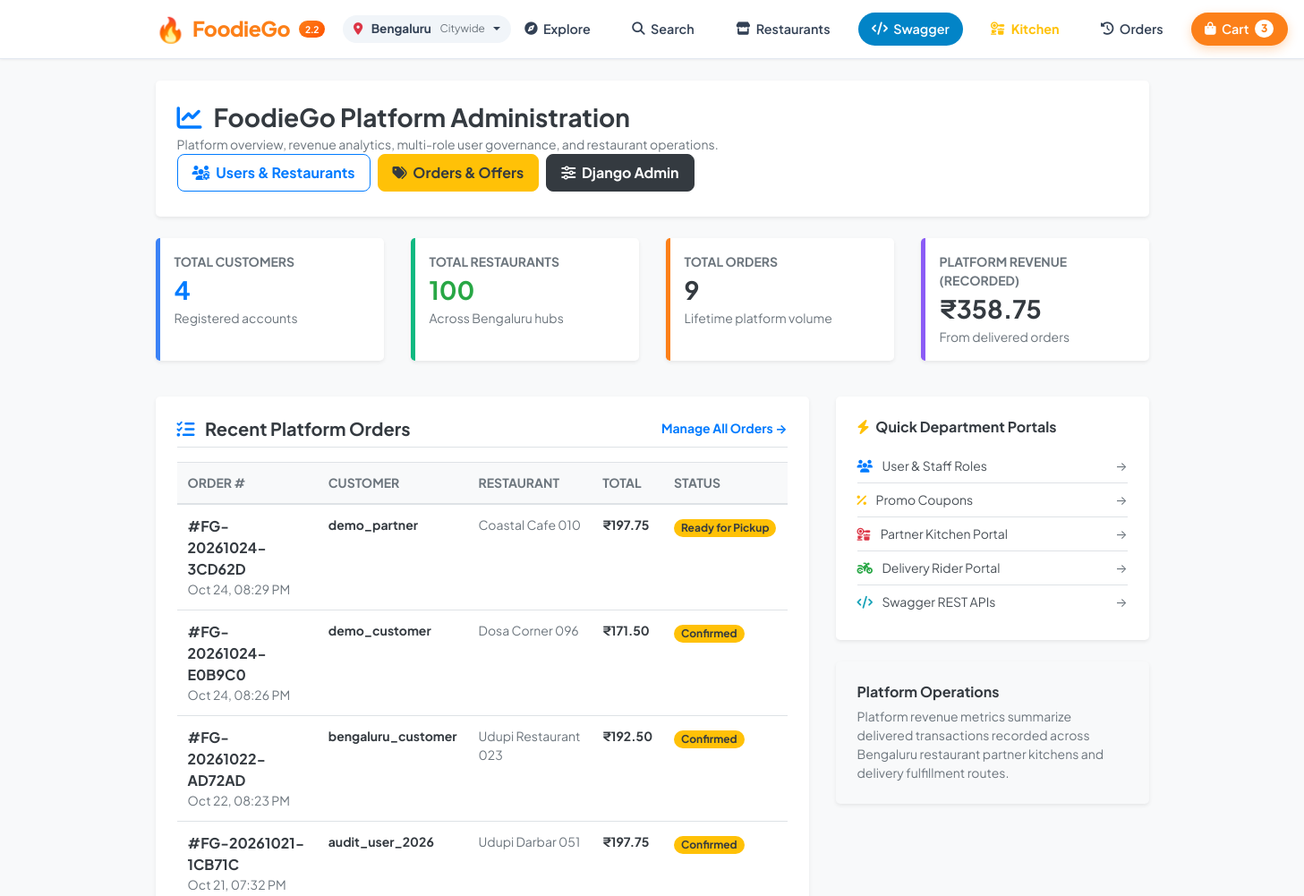
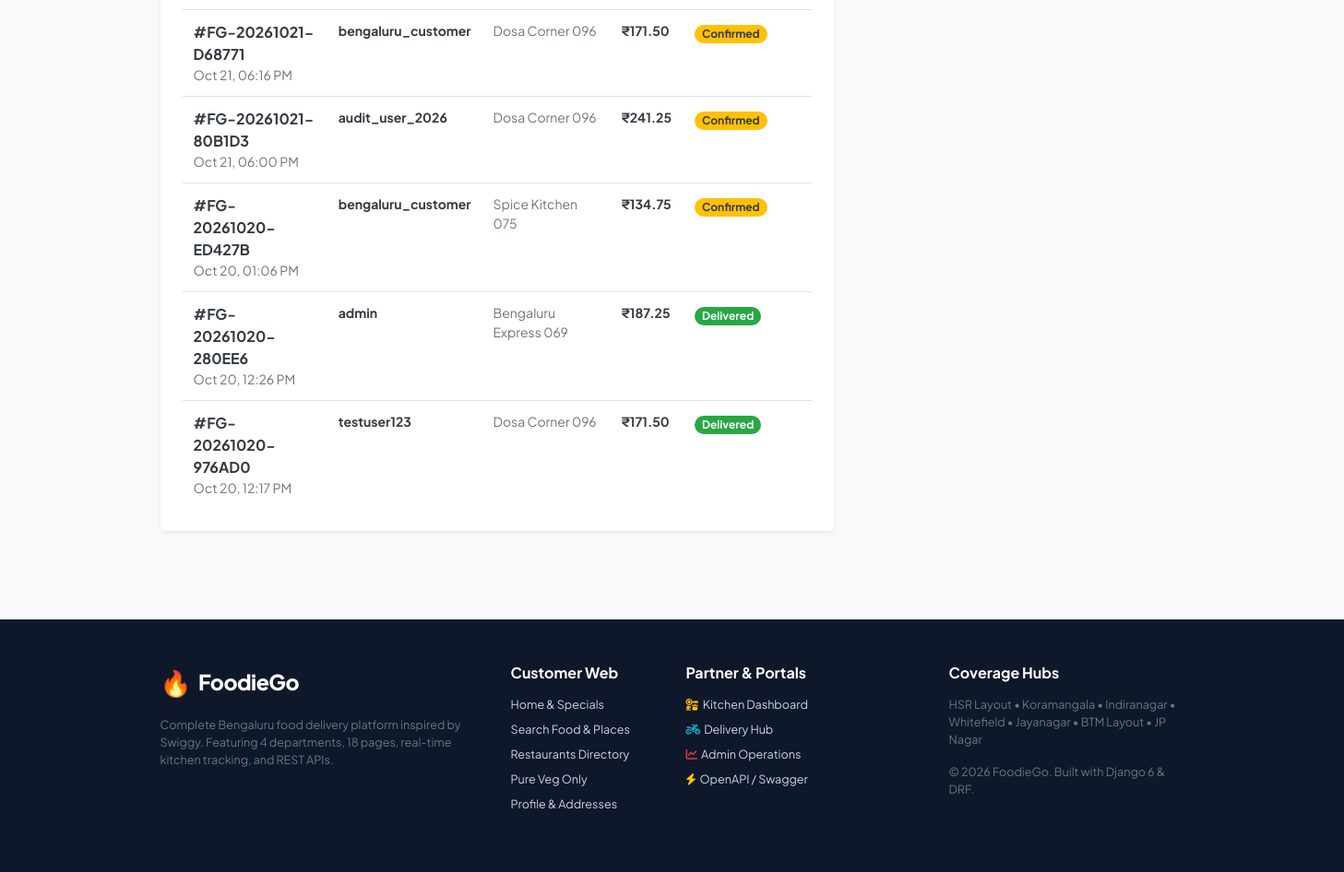
Screenshot of /admin-portal/ (signed in) with the database file from the repository (2 pictures, top to bottom).
### main/models.py (models this page shows, shortened)
class Order(models.Model):
    ORDER_STATUS = (
        ('Confirmed', 'Confirmed'),
        ('Accepted', 'Accepted'),
        ('Preparing', 'Preparing'),
        ('Ready for Pickup', 'Ready for Pickup'),
        ('Picked Up', 'Picked Up'),
        ('Out for Delivery', 'Out for Delivery'),
        ('Delivered', 'Delivered'),
        ('Cancelled', 'Cancelled'),
        ('Active', 'Active'),  # For backwards compatibility with initial orders
    )
    order_number = models.CharField(max_length=50, unique=True, db_index=True)
    user = models.ForeignKey(User, on_delete=models.CASCADE, related_name='customer_orders')
    restaurant = models.ForeignKey(Restaurant, on_delete=models.SET_NULL, null=True, blank=True, related_name='orders')
    assigned_delivery_partner = models.ForeignKey(User, on_delete=models.SET_NULL, null=True, blank=True, related_name='assigned_deliveries')
    coupon = models.ForeignKey(Coupon, on_delete=models.SET_NULL, null=True, blank=True, related_name='used_orders')
    discount_amount = models.FloatField(default=0.0)
    delivery_address = models.TextField(default='Bengaluru, Karnataka')
    contact_phone = models.CharField(max_length=30, blank=True, default='')
    order_instructions = models.CharField(max_length=255, blank=True, default='')
    subtotal = models.FloatField(default=0.0)
    delivery_fee = models.FloatField(default=0.0)
    tax_amount = models.FloatField(default=0.0)
    total_amount = models.FloatField(default=0.0)
    status = models.CharField(max_length=30, choices=ORDER_STATUS, default='Confirmed', db_index=True)
    payment_method = models.CharField(max_length=50, default='Cash on Delivery (DEMO)')
    is_paid = models.BooleanField(default=False)
    razorpay_order_id = models.CharField(max_length=100, blank=True, null=True, db_index=True)
    razorpay_payment_id = models.CharField(max_length=100, blank=True, null=True, db_index=True)
    razorpay_signature = models.CharField(max_length=255, blank=True, null=True)
    rejection_reason = models.CharField(max_length=255, blank=True, default='')
    created_at = models.DateTimeField(default=timezone.now)
    accepted_at = models.DateTimeField(null=True, blank=True)
    ready_at = models.DateTimeField(null=True, blank=True)
    picked_up_at = models.DateTimeField(null=True, blank=True)
    delivery_date = models.DateTimeField(null=True, blank=True)
    cancelled_at = models.DateTimeField(null=True, blank=True)
    class Meta:
        ordering = ['-created_at']
        verbose_name = 'Order'
        verbose_name_plural = 'Orders'

class Restaurant(models.Model):
    owner = models.ForeignKey(User, on_delete=models.SET_NULL, null=True, blank=True, related_name='owned_restaurants')
    demo_id = models.IntegerField(unique=True, null=True, blank=True, db_index=True)
    name = models.CharField(max_length=200)
    slug = models.SlugField(max_length=250, unique=True)
    area = models.CharField(max_length=150, db_index=True)
    city = models.CharField(max_length=100, default='Bengaluru')
    state = models.CharField(max_length=100, default='Karnataka')
    cuisine = models.CharField(max_length=150, db_index=True)
    rating = models.FloatField(default=4.0)
    rating_count = models.IntegerField(default=0)
    average_cost_for_two = models.FloatField(default=300.0)
    estimated_delivery_minutes = models.IntegerField(default=30)
    delivery_fee = models.FloatField(default=0.0)
    latitude = models.FloatField(null=True, blank=True)
    longitude = models.FloatField(null=True, blank=True)
    is_open = models.BooleanField(default=True)
    opening_time = models.CharField(max_length=20, default='08:00 AM')
    closing_time = models.CharField(max_length=20, default='11:00 PM')
    contact_phone = models.CharField(max_length=30, blank=True, default='+91 80 2345 6789')
    address_details = models.TextField(blank=True, default='')
    is_approved = models.BooleanField(default=True)
    image_url = models.URLField(max_length=500, blank=True, default='')
    image = models.ImageField(upload_to='restaurant_images/', blank=True, null=True)
    data_type = models.CharField(max_length=50, default='SYNTHETIC_DEMO')
    created_at = models.DateTimeField(default=timezone.now)
    class Meta:
        ordering = ['-rating', 'name']
        verbose_name = 'Restaurant'
        verbose_name_plural = 'Restaurants'

### main/views.py (the view)
# urls.py: path('admin-portal/', views.admin_portal_overview, name='admin_portal_overview'),
@login_required
@admin_required
def admin_portal_overview(request):
    total_customers = User.objects.filter(profile__role='CUSTOMER').count() or User.objects.count()
    total_restaurants = Restaurant.objects.count()
    total_orders = Order.objects.count()
    platform_revenue = Order.objects.filter(status='Delivered').aggregate(Sum('total_amount'))['total_amount__sum'] or 0.0
    active_orders = Order.objects.filter(
        status__in=['Confirmed', 'Accepted', 'Preparing', 'Ready for Pickup', 'Picked Up', 'Out for Delivery', 'Active']
    ).count()
    active_deliveries = Order.objects.filter(status__in=['Picked Up', 'Out for Delivery']).count()
    recent_orders = Order.objects.all().order_by('-created_at')[:10]
    context = {
        'total_customers': total_customers,
        'total_restaurants': total_restaurants,
        'total_orders': total_orders,
        'platform_revenue': round(platform_revenue, 2),
        'active_orders': active_orders,
        'active_deliveries': active_deliveries,
        'recent_orders': recent_orders,
    }
    return render(request, 'main/admin_overview.html', context)

### main/templates/main/admin_overview.html (shortened to what this page needs)
{% extends 'main/layout.html' %}
{% load static %}
{% block content %}
<div class="admin-portal-wrapper py-4" style="background: #f8f9fa; min-height: 85vh;">
    <div class="container">
        <div class="card border-0 shadow-sm rounded-lg p-3 p-md-4 mb-4 bg-white" style="border-radius: 16px;">
            <div class="d-flex flex-wrap justify-content-between align-items-center">
                <div>
                    <h3 class="font-weight-bold text-dark mb-1">
                        <i class="fa-solid fa-chart-line text-primary mr-2"></i> FoodieGo Platform Administration
                    </h3>
                    <p class="small text-muted mb-0">Platform overview, revenue analytics, multi-role user governance, and restaurant operations.</p>
                </div>
                <div class="mt-3 mt-md-0 d-flex flex-wrap">
                    <a href="{% url 'main:admin_portal_management' %}" class="btn btn-outline-primary font-weight-bold px-3 py-2 mr-2 mb-1" style="border-radius: 8px;">
                        <i class="fa-solid fa-users-gear mr-1"></i> Users & Restaurants
                    </a>
                    <a href="{% url 'main:admin_portal_orders_offers' %}" class="btn btn-warning font-weight-bold text-dark px-3 py-2 mr-2 mb-1" style="border-radius: 8px;">
                        <i class="fa-solid fa-tags mr-1"></i> Orders & Offers
                    </a>
                    <a href="/admin/" target="_blank" class="btn btn-dark font-weight-bold px-3 py-2 mb-1" style="border-radius: 8px;">
                        <i class="fa-solid fa-sliders mr-1"></i> Django Admin
                    </a>
                </div>
            </div>
        </div>
        <div class="row mb-4">
            <div class="col-lg-3 col-sm-6 mb-3">
                <div class="card border-0 shadow-sm rounded-lg p-3 bg-white h-100" style="border-radius: 14px; border-left: 5px solid #3b82f6 !important;">
                    <div class="small font-weight-bold text-muted text-uppercase">Total Customers</div>
                    <div class="h3 font-weight-bold text-primary mb-1 mt-1">{{ total_customers }}</div>
                    <div class="small text-muted">Registered accounts</div>
                </div>
            </div>
            <div class="col-lg-3 col-sm-6 mb-3">
                <div class="card border-0 shadow-sm rounded-lg p-3 bg-white h-100" style="border-radius: 14px; border-left: 5px solid #10b981 !important;">
                    <div class="small font-weight-bold text-muted text-uppercase">Total Restaurants</div>
                    <div class="h3 font-weight-bold text-success mb-1 mt-1">{{ total_restaurants }}</div>
                    <div class="small text-muted">Across Bengaluru hubs</div>
                </div>
            </div>
            <div class="col-lg-3 col-sm-6 mb-3">
                <div class="card border-0 shadow-sm rounded-lg p-3 bg-white h-100" style="border-radius: 14px; border-left: 5px solid #fc8019 !important;">
                    <div class="small font-weight-bold text-muted text-uppercase">Total Orders</div>
                    <div class="h3 font-weight-bold text-dark mb-1 mt-1">{{ total_orders }}</div>
                    <div class="small text-muted">Lifetime platform volume</div>
                </div>
            </div>
            <div class="col-lg-3 col-sm-6 mb-3">
                <div class="card border-0 shadow-sm rounded-lg p-3 bg-white h-100" style="border-radius: 14px; border-left: 5px solid #8b5cf6 !important;">
                    <div class="small font-weight-bold text-muted text-uppercase">Platform Revenue (Recorded)</div>
                    <div class="h3 font-weight-bold text-dark mb-1 mt-1">₹{{ platform_revenue|floatformat:2 }}</div>
                    <div class="small text-muted">From delivered orders</div>
                </div>
            </div>
        </div>
        <div class="row">
            <div class="col-lg-8 mb-4">
                <div class="card border-0 shadow-sm rounded-lg p-4 bg-white" style="border-radius: 16px;">
                    <div class="d-flex justify-content-between align-items-center mb-3 pb-2 border-bottom">
                        <h5 class="font-weight-bold text-dark mb-0">
                            <i class="fa-solid fa-list-check text-primary mr-2"></i> Recent Platform Orders
                        </h5>
                        <a href="{% url 'main:admin_portal_orders_offers' %}" class="small font-weight-bold text-primary">Manage All Orders &rarr;</a>
                    </div>
                    {% if recent_orders %}
                        <div class="table-responsive">
                            <table class="table table-hover mb-0 align-middle">
                                <thead class="bg-light small text-muted text-uppercase">
                                    <tr>
                                        <th>Order #</th>
                                        <th>Customer</th>
                                        <th>Restaurant</th>
                                        <th>Total</th>
                                        <th>Status</th>
                                    </tr>
                                </thead>
                                <tbody>
                                    {% for ord in recent_orders %}
                                        <tr>
                                            <td class="font-monospace font-weight-bold text-dark">
                                                #{{ ord.order_number }}
                                                <div class="small text-muted font-weight-normal">{{ ord.created_at|date:"M d, h:i A" }}</div>
                                            </td>
                                            <td class="small font-weight-bold text-dark">{{ ord.user.username }}</td>
                                            <td class="small text-muted">{{ ord.restaurant.name }}</td>
                                            <td class="small font-weight-bold text-dark">₹{{ ord.total_amount|floatformat:2 }}</td>
                                            <td>
                                                <span class="badge badge-pill
                                                    {% if ord.status == 'Delivered' %}badge-success
                                                    {% elif ord.status == 'Cancelled' %}badge-danger
                                                    {% else %}badge-warning text-dark{% endif %} font-weight-bold px-2 py-1">
                                                    {{ ord.status }}
                                                </span>
                                            </td>
                                        </tr>
                                    {% endfor %}
                                </tbody>
                            </table>
                        </div>
                    {% else %}
                        <div class="text-center py-5 text-muted">
                            <p class="mb-0">No orders recorded yet.</p>
                        </div>
                    {% endif %}
                </div>
            </div>
            <div class="col-lg-4 mb-4">
                <div class="card border-0 shadow-sm rounded-lg p-4 bg-white mb-4" style="border-radius: 16px;">
                    <h6 class="font-weight-bold text-dark mb-3">
                        <i class="fa-solid fa-bolt text-warning mr-1"></i> Quick Department Portals
                    </h6>
                    <div class="list-group list-group-flush small">
                        <a href="{% url 'main:admin_portal_management' %}" class="list-group-item list-group-item-action px-0 py-2 border-bottom d-flex justify-content-between align-items-center">
                            <span><i class="fa-solid fa-users text-primary mr-2"></i> User & Staff Roles</span>
                            <span class="text-muted">&rarr;</span>
                        </a>
                        <a href="{% url 'main:admin_portal_orders_offers' %}" class="list-group-item list-group-item-action px-0 py-2 border-bottom d-flex justify-content-between align-items-center">
                            <span><i class="fa-solid fa-percent text-warning mr-2"></i> Promo Coupons</span>
                            <span class="text-muted">&rarr;</span>
                        </a>
                        <a href="{% url 'main:restaurant_portal_overview' %}" class="list-group-item list-group-item-action px-0 py-2 border-bottom d-flex justify-content-between align-items-center">
                            <span><i class="fa-solid fa-kitchen-set text-danger mr-2"></i> Partner Kitchen Portal</span>
                            <span class="text-muted">&rarr;</span>
                        </a>
                        <a href="{% url 'main:delivery_portal_overview' %}" class="list-group-item list-group-item-action px-0 py-2 border-bottom d-flex justify-content-between align-items-center">
                            <span><i class="fa-solid fa-motorcycle text-success mr-2"></i> Delivery Rider Portal</span>
                            <span class="text-muted">&rarr;</span>
                        </a>
                        <a href="/api/docs/" target="_blank" class="list-group-item list-group-item-action px-0 py-2 d-flex justify-content-between align-items-center">
                            <span><i class="fa-solid fa-code text-info mr-2"></i> Swagger REST APIs</span>
                            <span class="text-muted">&rarr;</span>
                        </a>
                    </div>
                </div>
                <div class="card border-0 shadow-sm rounded-lg p-4 bg-light" style="border-radius: 16px;">
                    <h6 class="font-weight-bold text-dark mb-2">Platform Operations</h6>
                    <p class="small text-muted mb-0">
                        Platform revenue metrics summarize delivered transactions recorded across Bengaluru restaurant partner kitchens and delivery fulfillment routes.
                    </p>
                </div>
            </div>
        </div>
    </div>
</div>
{% endblock %}

### rows the page displays
Order: order_number "FG-20261024-3CD62D", created_at "Oct 24, 08:29 PM", user.username "demo_partner", restaurant.name "Coastal Cafe 010", total_amount "197.75", status "Ready for Pickup"
Order: order_number "FG-20261024-E0B9C0", created_at "Oct 24, 08:26 PM", user.username "demo_customer", restaurant.name "Dosa Corner 096", total_amount "171.50", status "Confirmed"
Order: order_number "FG-20261022-AD72AD", created_at "Oct 22, 08:23 PM", user.username "bengaluru_customer", restaurant.name "Udupi Restaurant 023", total_amount "192.50", status "Confirmed"
Order: order_number "FG-20261021-1CB71C", created_at "Oct 21, 07:32 PM", user.username "audit_user_2026", restaurant.name "Udupi Darbar 051", total_amount "197.75", status "Confirmed"
Order: order_number "FG-20261021-D68771", created_at "Oct 21, 06:16 PM", user.username "bengaluru_customer", restaurant.name "Dosa Corner 096", total_amount "171.50", status "Confirmed"
Order: order_number "FG-20261021-80B1D3", created_at "Oct 21, 06:00 PM", user.username "audit_user_2026", restaurant.name "Dosa Corner 096", total_amount "241.25", status "Confirmed"
Order: order_number "FG-20261020-ED427B", created_at "Oct 20, 01:06 PM", user.username "bengaluru_customer", restaurant.name "Spice Kitchen 075", total_amount "134.75", status "Confirmed"
Order: order_number "FG-20261020-280EE6", created_at "Oct 20, 12:26 PM", user.username "admin", restaurant.name "Bengaluru Express 069", total_amount "187.25", status "Delivered"
Order: order_number "FG-20261020-976AD0", created_at "Oct 20, 12:17 PM", user.username "testuser123", restaurant.name "Dosa Corner 096", total_amount "171.50", status "Delivered"

### other values shown
{{ cart_count }} "3"
{{ total_customers }} "4"
{{ total_restaurants }} "100"
{{ total_orders }} "9"
{{ platform_revenue|floatformat:2 }} "358.75"
